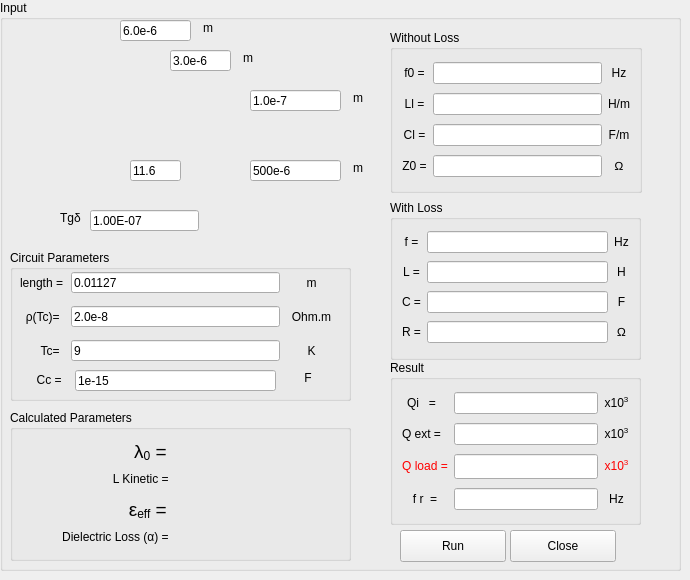
    <widget class="QWidget" name="mainTab">
     <attribute name="title">
      <string>CPW Designer</string>
     </attribute>
     <widget class="QGroupBox" name="groupBox">
      <property name="geometry">
       <rect>
        <x>0</x>
        <y>0</y>
        <width>681</width>
        <height>571</height>
       </rect>
      </property>
      <property name="sizePolicy">
       <sizepolicy hsizetype="MinimumExpanding" vsizetype="MinimumExpanding">
        <horstretch>0</horstretch>
        <verstretch>0</verstretch>
       </sizepolicy>
      </property>
      <property name="title">
       <string>Input</string>
      </property>
      <widget class="QLabel" name="label">
       <property name="geometry">
        <rect>
         <x>0</x>
         <y>10</y>
         <width>361</width>
         <height>251</height>
        </rect>
       </property>
       <property name="frameShape">
        <enum>QFrame::NoFrame</enum>
       </property>
       <property name="frameShadow">
        <enum>QFrame::Sunken</enum>
       </property>
       <property name="text">
        <string/>
       </property>
       <property name="pixmap">
        <pixmap>../CPW/0.png</pixmap>
       </property>
       <property name="scaledContents">
        <bool>false</bool>
       </property>
       <property name="alignment">
        <set>Qt::AlignBottom|Qt::AlignLeading|Qt::AlignLeft</set>
       </property>
      </widget>
      <widget class="QLineEdit" name="wEdit">
       <property name="geometry">
        <rect>
         <x>120</x>
         <y>20</y>
         <width>71</width>
         <height>21</height>
        </rect>
       </property>
       <property name="text">
        <string>6.0e-6</string>
       </property>
      </widget>
      <widget class="QLineEdit" name="hEdit">
       <property name="geometry">
        <rect>
         <x>250</x>
         <y>160</y>
         <width>91</width>
         <height>21</height>
        </rect>
       </property>
       <property name="text">
        <string>500e-6</string>
       </property>
      </widget>
      <widget class="QLineEdit" name="eEdit">
       <property name="geometry">
        <rect>
         <x>130</x>
         <y>160</y>
         <width>51</width>
         <height>21</height>
        </rect>
       </property>
       <property name="text">
        <string>11.6</string>
       </property>
      </widget>
      <widget class="QLineEdit" name="tEdit">
       <property name="geometry">
        <rect>
         <x>250</x>
         <y>90</y>
         <width>91</width>
         <height>21</height>
        </rect>
       </property>
       <property name="text">
        <string>1.0e-7</string>
       </property>
      </widget>
      <widget class="QLabel" name="label_16">
       <property name="geometry">
        <rect>
         <x>350</x>
         <y>90</y>
         <width>16</width>
         <height>16</height>
        </rect>
       </property>
       <property name="text">
        <string>m</string>
       </property>
       <property name="alignment">
        <set>Qt::AlignCenter</set>
       </property>
      </widget>
      <widget class="QLineEdit" name="sEdit">
       <property name="geometry">
        <rect>
         <x>170</x>
         <y>50</y>
         <width>61</width>
         <height>21</height>
        </rect>
       </property>
       <property name="text">
        <string>3.0e-6</string>
       </property>
      </widget>
      <widget class="QLineEdit" name="tgEdit">
       <property name="geometry">
        <rect>
         <x>90</x>
         <y>210</y>
         <width>109</width>
         <height>21</height>
        </rect>
       </property>
       <property name="font">
        <font>
         <weight>50</weight>
         <bold>false</bold>
        </font>
       </property>
       <property name="text">
        <string>1.00E-07</string>
       </property>
      </widget>
      <widget class="QLabel" name="label_20">
       <property name="geometry">
        <rect>
         <x>200</x>
         <y>20</y>
         <width>16</width>
         <height>16</height>
        </rect>
       </property>
       <property name="text">
        <string>m</string>
       </property>
       <property name="alignment">
        <set>Qt::AlignCenter</set>
       </property>
      </widget>
      <widget class="QLabel" name="label_17">
       <property name="geometry">
        <rect>
         <x>350</x>
         <y>160</y>
         <width>16</width>
         <height>16</height>
        </rect>
       </property>
       <property name="text">
        <string>m</string>
       </property>
       <property name="alignment">
        <set>Qt::AlignCenter</set>
       </property>
      </widget>
      <widget class="QLabel" name="label_15">
       <property name="geometry">
        <rect>
         <x>240</x>
         <y>50</y>
         <width>16</width>
         <height>16</height>
        </rect>
       </property>
       <property name="text">
        <string>m</string>
       </property>
       <property name="alignment">
        <set>Qt::AlignCenter</set>
       </property>
      </widget>
      <widget class="QLabel" name="label_50">
       <property name="geometry">
        <rect>
         <x>60</x>
         <y>210</y>
         <width>29</width>
         <height>16</height>
        </rect>
       </property>
       <property name="toolTip">
        <string>Dielectric Loss (all loss)</string>
       </property>
       <property name="text">
        <string>Tgδ </string>
       </property>
      </widget>
      <widget class="QGroupBox" name="groupBox_3">
       <property name="geometry">
        <rect>
         <x>390</x>
         <y>200</y>
         <width>251</width>
         <height>160</height>
        </rect>
       </property>
       <property name="title">
        <string>With Loss</string>
       </property>
       <layout class="QGridLayout" name="gridLayout">
        <item row="2" column="2">
         <widget class="QLabel" name="label_28">
          <property name="text">
           <string>F</string>
          </property>
          <property name="alignment">
           <set>Qt::AlignCenter</set>
          </property>
         </widget>
        </item>
        <item row="0" column="1">
         <widget class="QLineEdit" name="f0Edit"/>
        </item>
        <item row="1" column="2">
         <widget class="QLabel" name="label_32">
          <property name="text">
           <string>H</string>
          </property>
          <property name="alignment">
           <set>Qt::AlignCenter</set>
          </property>
         </widget>
        </item>
        <item row="3" column="2">
         <widget class="QLabel" name="label_34">
          <property name="text">
           <string>&lt;html&gt;&lt;head/&gt;&lt;body&gt;&lt;p&gt;Ω&lt;/p&gt;&lt;/body&gt;&lt;/html&gt;</string>
          </property>
          <property name="alignment">
           <set>Qt::AlignCenter</set>
          </property>
         </widget>
        </item>
        <item row="0" column="2">
         <widget class="QLabel" name="label_44">
          <property name="text">
           <string>Hz</string>
          </property>
          <property name="alignment">
           <set>Qt::AlignCenter</set>
          </property>
         </widget>
        </item>
        <item row="2" column="1">
         <widget class="QLineEdit" name="CEdit"/>
        </item>
        <item row="2" column="0">
         <widget class="QLabel" name="label_27">
          <property name="text">
           <string>C =</string>
          </property>
          <property name="alignment">
           <set>Qt::AlignCenter</set>
          </property>
         </widget>
        </item>
        <item row="1" column="0">
         <widget class="QLabel" name="label_29">
          <property name="text">
           <string>L =</string>
          </property>
          <property name="alignment">
           <set>Qt::AlignCenter</set>
          </property>
         </widget>
        </item>
        <item row="3" column="1">
         <widget class="QLineEdit" name="REdit"/>
        </item>
        <item row="0" column="0">
         <widget class="QLabel" name="label_30">
          <property name="text">
           <string>f =</string>
          </property>
          <property name="alignment">
           <set>Qt::AlignCenter</set>
          </property>
         </widget>
        </item>
        <item row="1" column="1">
         <widget class="QLineEdit" name="LEdit"/>
        </item>
        <item row="3" column="0">
         <widget class="QLabel" name="label_33">
          <property name="text">
           <string>R =</string>
          </property>
          <property name="alignment">
           <set>Qt::AlignCenter</set>
          </property>
         </widget>
        </item>
       </layout>
      </widget>
      <widget class="QGroupBox" name="groupBox_4">
       <property name="geometry">
        <rect>
         <x>390</x>
         <y>360</y>
         <width>251</width>
         <height>165</height>
        </rect>
       </property>
       <property name="title">
        <string>Result</string>
       </property>
       <layout class="QGridLayout" name="gridLayout_5">
        <item row="2" column="0" colspan="2">
         <widget class="QLabel" name="label_9">
          <property name="text">
           <string>&lt;html&gt;&lt;head/&gt;&lt;body&gt;&lt;p&gt;&lt;span style=&quot; color:#ff0000;&quot;&gt;Q load  =&lt;/span&gt;&lt;/p&gt;&lt;/body&gt;&lt;/html&gt;</string>
          </property>
          <property name="alignment">
           <set>Qt::AlignCenter</set>
          </property>
         </widget>
        </item>
        <item row="3" column="2">
         <widget class="QLineEdit" name="frEdit"/>
        </item>
        <item row="1" column="2">
         <widget class="QLineEdit" name="qeEdit"/>
        </item>
        <item row="0" column="0">
         <widget class="QLabel" name="label_36">
          <property name="text">
           <string>Qi   =</string>
          </property>
          <property name="alignment">
           <set>Qt::AlignCenter</set>
          </property>
         </widget>
        </item>
        <item row="2" column="2">
         <widget class="QLineEdit" name="qlEdit">
          <property name="font">
           <font>
            <family>Abadi MT Condensed Extra Bold</family>
            <weight>50</weight>
            <bold>false</bold>
           </font>
          </property>
         </widget>
        </item>
        <item row="3" column="0" colspan="2">
         <widget class="QLabel" name="label_35">
          <property name="text">
           <string>f r  =</string>
          </property>
          <property name="alignment">
           <set>Qt::AlignCenter</set>
          </property>
         </widget>
        </item>
        <item row="1" column="0">
         <widget class="QLabel" name="label_8">
          <property name="text">
           <string>Q ext =</string>
          </property>
          <property name="alignment">
           <set>Qt::AlignCenter</set>
          </property>
         </widget>
        </item>
        <item row="1" column="3">
         <widget class="QLabel" name="label_40">
          <property name="text">
           <string>&lt;html&gt;&lt;head/&gt;&lt;body&gt;&lt;p&gt;x10&lt;span style=&quot; vertical-align:super;&quot;&gt;3&lt;/span&gt;&lt;/p&gt;&lt;/body&gt;&lt;/html&gt;</string>
          </property>
          <property name="alignment">
           <set>Qt::AlignCenter</set>
          </property>
         </widget>
        </item>
        <item row="0" column="3">
         <widget class="QLabel" name="label_41">
          <property name="text">
           <string>&lt;html&gt;&lt;head/&gt;&lt;body&gt;&lt;p&gt;x10&lt;span style=&quot; vertical-align:super;&quot;&gt;3&lt;/span&gt;&lt;/p&gt;&lt;/body&gt;&lt;/html&gt;</string>
          </property>
          <property name="alignment">
           <set>Qt::AlignCenter</set>
          </property>
         </widget>
        </item>
        <item row="2" column="3">
         <widget class="QLabel" name="label_39">
          <property name="text">
           <string>&lt;html&gt;&lt;head/&gt;&lt;body&gt;&lt;p&gt;&lt;span style=&quot; color:#ff0000;&quot;&gt;x10&lt;/span&gt;&lt;span style=&quot; color:#ff0000; vertical-align:super;&quot;&gt;3&lt;/span&gt;&lt;/p&gt;&lt;/body&gt;&lt;/html&gt;</string>
          </property>
          <property name="alignment">
           <set>Qt::AlignCenter</set>
          </property>
         </widget>
        </item>
        <item row="0" column="2">
         <widget class="QLineEdit" name="qiEdit"/>
        </item>
        <item row="3" column="3">
         <widget class="QLabel" name="label_31">
          <property name="text">
           <string>Hz</string>
          </property>
          <property name="alignment">
           <set>Qt::AlignCenter</set>
          </property>
         </widget>
        </item>
       </layout>
       <zorder>frEdit</zorder>
       <zorder>label_9</zorder>
       <zorder>label_35</zorder>
       <zorder>qlEdit</zorder>
       <zorder>qeEdit</zorder>
       <zorder>label_8</zorder>
       <zorder>qiEdit</zorder>
       <zorder>label_36</zorder>
       <zorder>label_31</zorder>
       <zorder>label_39</zorder>
       <zorder>label_40</zorder>
       <zorder>label_41</zorder>
      </widget>
      <widget class="QGroupBox" name="groupBox_5">
       <property name="geometry">
        <rect>
         <x>10</x>
         <y>410</y>
         <width>341</width>
         <height>151</height>
        </rect>
       </property>
       <property name="title">
        <string>Calculated Parameters</string>
       </property>
       <widget class="QLabel" name="lambdaLabel">
        <property name="geometry">
         <rect>
          <x>170</x>
          <y>30</y>
          <width>164</width>
          <height>21</height>
         </rect>
        </property>
        <property name="minimumSize">
         <size>
          <width>164</width>
          <height>21</height>
         </size>
        </property>
        <property name="maximumSize">
         <size>
          <width>160</width>
          <height>16777215</height>
         </size>
        </property>
        <property name="text">
         <string>&lt;html&gt;&lt;head/&gt;&lt;body&gt;&lt;p&gt;&lt;br/&gt;&lt;/p&gt;&lt;/body&gt;&lt;/html&gt;</string>
        </property>
       </widget>
       <widget class="QLabel" name="alfaLabel">
        <property name="geometry">
         <rect>
          <x>170</x>
          <y>117</y>
          <width>164</width>
          <height>21</height>
         </rect>
        </property>
        <property name="minimumSize">
         <size>
          <width>160</width>
          <height>21</height>
         </size>
        </property>
        <property name="text">
         <string/>
        </property>
       </widget>
       <widget class="QLabel" name="lambdaLabel_2">
        <property name="geometry">
         <rect>
          <x>17</x>
          <y>30</y>
          <width>145</width>
          <height>21</height>
         </rect>
        </property>
        <property name="minimumSize">
         <size>
          <width>132</width>
          <height>21</height>
         </size>
        </property>
        <property name="text">
         <string>&lt;html&gt;&lt;head/&gt;&lt;body&gt;&lt;p&gt;&lt;span style=&quot; font-size:14pt;&quot;&gt;λ&lt;/span&gt;&lt;span style=&quot; font-size:14pt; vertical-align:sub;&quot;&gt;0&lt;/span&gt;&lt;span style=&quot; font-size:14pt;&quot;&gt; = &lt;/span&gt;&lt;/p&gt;&lt;/body&gt;&lt;/html&gt;</string>
        </property>
        <property name="alignment">
         <set>Qt::AlignRight|Qt::AlignTrailing|Qt::AlignVCenter</set>
        </property>
       </widget>
       <widget class="QLabel" name="eeffLabel_2">
        <property name="geometry">
         <rect>
          <x>17</x>
          <y>88</y>
          <width>145</width>
          <height>21</height>
         </rect>
        </property>
        <property name="minimumSize">
         <size>
          <width>132</width>
          <height>21</height>
         </size>
        </property>
        <property name="text">
         <string>&lt;html&gt;&lt;head/&gt;&lt;body&gt;&lt;p&gt;&lt;span style=&quot; font-size:14pt;&quot;&gt;ε&lt;/span&gt;&lt;span style=&quot; font-size:14pt; vertical-align:sub;&quot;&gt;eff&lt;/span&gt;&lt;span style=&quot; font-size:14pt;&quot;&gt; = &lt;/span&gt;&lt;/p&gt;&lt;/body&gt;&lt;/html&gt;</string>
        </property>
        <property name="alignment">
         <set>Qt::AlignRight|Qt::AlignTrailing|Qt::AlignVCenter</set>
        </property>
       </widget>
       <widget class="QLabel" name="eeffLabel">
        <property name="geometry">
         <rect>
          <x>170</x>
          <y>88</y>
          <width>164</width>
          <height>21</height>
         </rect>
        </property>
        <property name="minimumSize">
         <size>
          <width>160</width>
          <height>21</height>
         </size>
        </property>
        <property name="text">
         <string/>
        </property>
       </widget>
       <widget class="QLabel" name="kineticLabel">
        <property name="geometry">
         <rect>
          <x>170</x>
          <y>59</y>
          <width>164</width>
          <height>21</height>
         </rect>
        </property>
        <property name="minimumSize">
         <size>
          <width>160</width>
          <height>21</height>
         </size>
        </property>
        <property name="text">
         <string/>
        </property>
       </widget>
       <widget class="QLabel" name="alfaLabel_2">
        <property name="geometry">
         <rect>
          <x>17</x>
          <y>117</y>
          <width>145</width>
          <height>21</height>
         </rect>
        </property>
        <property name="minimumSize">
         <size>
          <width>130</width>
          <height>21</height>
         </size>
        </property>
        <property name="text">
         <string>&lt;html&gt;&lt;head/&gt;&lt;body&gt;&lt;p&gt;Dielectric Loss (α) = &lt;/p&gt;&lt;/body&gt;&lt;/html&gt;</string>
        </property>
        <property name="alignment">
         <set>Qt::AlignRight|Qt::AlignTrailing|Qt::AlignVCenter</set>
        </property>
       </widget>
       <widget class="QLabel" name="kineticLabel_2">
        <property name="geometry">
         <rect>
          <x>17</x>
          <y>59</y>
          <width>145</width>
          <height>21</height>
         </rect>
        </property>
        <property name="minimumSize">
         <size>
          <width>132</width>
          <height>21</height>
         </size>
        </property>
        <property name="text">
         <string>&lt;html&gt;&lt;head/&gt;&lt;body&gt;&lt;p&gt;L Kinetic   = &lt;/p&gt;&lt;/body&gt;&lt;/html&gt;</string>
        </property>
        <property name="alignment">
         <set>Qt::AlignRight|Qt::AlignTrailing|Qt::AlignVCenter</set>
        </property>
       </widget>
      </widget>
      <widget class="QGroupBox" name="groupBox_2">
       <property name="geometry">
        <rect>
         <x>390</x>
         <y>30</y>
         <width>252</width>
         <height>163</height>
        </rect>
       </property>
       <property name="title">
        <string>Without Loss</string>
       </property>
       <layout class="QGridLayout" name="gridLayout_2">
        <item row="3" column="2">
         <widget class="QLabel" name="label_26">
          <property name="text">
           <string>&lt;html&gt;&lt;head/&gt;&lt;body&gt;&lt;p&gt;Ω&lt;/p&gt;&lt;/body&gt;&lt;/html&gt;</string>
          </property>
          <property name="alignment">
           <set>Qt::AlignCenter</set>
          </property>
         </widget>
        </item>
        <item row="0" column="1">
         <widget class="QLineEdit" name="fEdit"/>
        </item>
        <item row="0" column="0">
         <widget class="QLabel" name="label_10">
          <property name="text">
           <string>f0 =</string>
          </property>
          <property name="alignment">
           <set>Qt::AlignCenter</set>
          </property>
         </widget>
        </item>
        <item row="1" column="2">
         <widget class="QLabel" name="label_22">
          <property name="text">
           <string>H/m</string>
          </property>
          <property name="alignment">
           <set>Qt::AlignCenter</set>
          </property>
         </widget>
        </item>
        <item row="2" column="2">
         <widget class="QLabel" name="label_24">
          <property name="text">
           <string>F/m</string>
          </property>
          <property name="alignment">
           <set>Qt::AlignCenter</set>
          </property>
         </widget>
        </item>
        <item row="0" column="2">
         <widget class="QLabel" name="label_19">
          <property name="text">
           <string>Hz</string>
          </property>
          <property name="alignment">
           <set>Qt::AlignCenter</set>
          </property>
         </widget>
        </item>
        <item row="1" column="1">
         <widget class="QLineEdit" name="llEdit"/>
        </item>
        <item row="2" column="1">
         <widget class="QLineEdit" name="clEdit"/>
        </item>
        <item row="1" column="0">
         <widget class="QLabel" name="label_21">
          <property name="text">
           <string>Ll =</string>
          </property>
          <property name="alignment">
           <set>Qt::AlignCenter</set>
          </property>
         </widget>
        </item>
        <item row="3" column="1">
         <widget class="QLineEdit" name="z0Edit"/>
        </item>
        <item row="3" column="0">
         <widget class="QLabel" name="label_25">
          <property name="text">
           <string>Z0 =</string>
          </property>
          <property name="alignment">
           <set>Qt::AlignCenter</set>
          </property>
         </widget>
        </item>
        <item row="2" column="0">
         <widget class="QLabel" name="label_23">
          <property name="text">
           <string>Cl =</string>
          </property>
          <property name="alignment">
           <set>Qt::AlignCenter</set>
          </property>
         </widget>
        </item>
       </layout>
      </widget>
      <widget class="QGroupBox" name="groupBox_6">
       <property name="geometry">
        <rect>
         <x>10</x>
         <y>250</y>
         <width>341</width>
         <height>151</height>
        </rect>
       </property>
       <property name="title">
        <string>Circuit Parameters</string>
       </property>
       <widget class="QLabel" name="label_18">
        <property name="geometry">
         <rect>
          <x>280</x>
          <y>22</y>
          <width>43</width>
          <height>21</height>
         </rect>
        </property>
        <property name="text">
         <string>m</string>
        </property>
        <property name="alignment">
         <set>Qt::AlignCenter</set>
        </property>
       </widget>
       <widget class="QLabel" name="label_11">
        <property name="geometry">
         <rect>
          <x>6</x>
          <y>90</y>
          <width>47</width>
          <height>21</height>
         </rect>
        </property>
        <property name="maximumSize">
         <size>
          <width>70</width>
          <height>16777215</height>
         </size>
        </property>
        <property name="text">
         <string>Tc= </string>
        </property>
        <property name="alignment">
         <set>Qt::AlignRight|Qt::AlignTrailing|Qt::AlignVCenter</set>
        </property>
       </widget>
       <widget class="QLineEdit" name="tcEdit">
        <property name="geometry">
         <rect>
          <x>61</x>
          <y>90</y>
          <width>209</width>
          <height>21</height>
         </rect>
        </property>
        <property name="text">
         <string>9</string>
        </property>
       </widget>
       <widget class="QLabel" name="label_14">
        <property name="geometry">
         <rect>
          <x>280</x>
          <y>56</y>
          <width>43</width>
          <height>21</height>
         </rect>
        </property>
        <property name="text">
         <string>Ohm.m</string>
        </property>
        <property name="alignment">
         <set>Qt::AlignCenter</set>
        </property>
       </widget>
       <widget class="QLabel" name="label_13">
        <property name="geometry">
         <rect>
          <x>280</x>
          <y>90</y>
          <width>43</width>
          <height>21</height>
         </rect>
        </property>
        <property name="text">
         <string>K</string>
        </property>
        <property name="alignment">
         <set>Qt::AlignCenter</set>
        </property>
       </widget>
       <widget class="QLineEdit" name="lEdit">
        <property name="geometry">
         <rect>
          <x>61</x>
          <y>22</y>
          <width>209</width>
          <height>21</height>
         </rect>
        </property>
        <property name="text">
         <string>0.01127</string>
        </property>
       </widget>
       <widget class="QLineEdit" name="rhoEdit">
        <property name="geometry">
         <rect>
          <x>61</x>
          <y>56</y>
          <width>209</width>
          <height>21</height>
         </rect>
        </property>
        <property name="text">
         <string>2.0e-8</string>
        </property>
       </widget>
       <widget class="QLabel" name="label_12">
        <property name="geometry">
         <rect>
          <x>6</x>
          <y>56</y>
          <width>47</width>
          <height>21</height>
         </rect>
        </property>
        <property name="maximumSize">
         <size>
          <width>70</width>
          <height>16777215</height>
         </size>
        </property>
        <property name="text">
         <string>ρ(Tc)= </string>
        </property>
        <property name="alignment">
         <set>Qt::AlignRight|Qt::AlignTrailing|Qt::AlignVCenter</set>
        </property>
       </widget>
       <widget class="QLabel" name="label_6">
        <property name="geometry">
         <rect>
          <x>6</x>
          <y>22</y>
          <width>47</width>
          <height>21</height>
         </rect>
        </property>
        <property name="maximumSize">
         <size>
          <width>70</width>
          <height>16777215</height>
         </size>
        </property>
        <property name="toolTip">
         <string>CPW length</string>
        </property>
        <property name="text">
         <string>length =</string>
        </property>
        <property name="alignment">
         <set>Qt::AlignRight|Qt::AlignTrailing|Qt::AlignVCenter</set>
        </property>
       </widget>
       <widget class="QLabel" name="label_37">
        <property name="geometry">
         <rect>
          <x>0</x>
          <y>120</y>
          <width>55</width>
          <height>20</height>
         </rect>
        </property>
        <property name="text">
         <string>Cc = </string>
        </property>
        <property name="alignment">
         <set>Qt::AlignRight|Qt::AlignTrailing|Qt::AlignVCenter</set>
        </property>
       </widget>
       <widget class="QLabel" name="label_38">
        <property name="geometry">
         <rect>
          <x>290</x>
          <y>120</y>
          <width>16</width>
          <height>16</height>
         </rect>
        </property>
        <property name="text">
         <string>F</string>
        </property>
        <property name="alignment">
         <set>Qt::AlignCenter</set>
        </property>
       </widget>
       <widget class="QLineEdit" name="ccEdit">
        <property name="geometry">
         <rect>
          <x>65</x>
          <y>120</y>
          <width>201</width>
          <height>21</height>
         </rect>
        </property>
        <property name="text">
         <string>1e-15</string>
        </property>
       </widget>
      </widget>
      <widget class="QPushButton" name="closeButton">
       <property name="geometry">
        <rect>
         <x>510</x>
         <y>530</y>
         <width>106</width>
         <height>32</height>
        </rect>
       </property>
       <property name="text">
        <string>Close</string>
       </property>
      </widget>
      <widget class="QPushButton" name="runButton">
       <property name="geometry">
        <rect>
         <x>400</x>
         <y>530</y>
         <width>106</width>
         <height>32</height>
        </rect>
       </property>
       <property name="text">
        <string>Run</string>
       </property>
      </widget>
     </widget>
    </widget>
